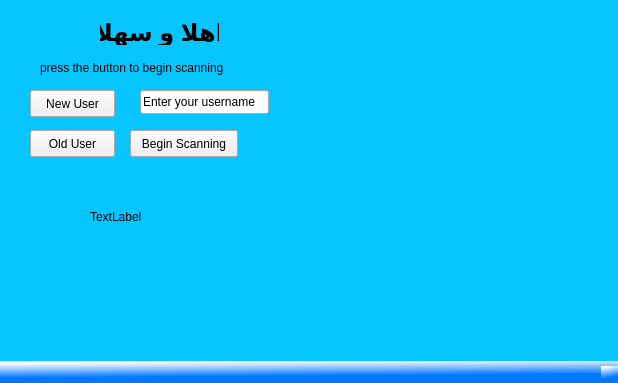
<?xml version="1.0" encoding="UTF-8"?>
<ui version="4.0">
 <class>MainWindow</class>
 <widget class="QMainWindow" name="MainWindow">
  <property name="geometry">
   <rect>
    <x>0</x>
    <y>0</y>
    <width>618</width>
    <height>383</height>
   </rect>
  </property>
  <property name="windowTitle">
   <string>MainWindow</string>
  </property>
  <property name="styleSheet">
   <string notr="true">QMainWindow
{
	background-color:rgb(7, 197, 255)
}</string>
  </property>
  <widget class="QWidget" name="centralwidget">
   <property name="styleSheet">
    <string notr="true"/>
   </property>
   <widget class="QLabel" name="status_info">
    <property name="geometry">
     <rect>
      <x>90</x>
      <y>210</y>
      <width>58</width>
      <height>14</height>
     </rect>
    </property>
    <property name="text">
     <string>TextLabel</string>
    </property>
   </widget>
   <widget class="QLabel" name="description">
    <property name="geometry">
     <rect>
      <x>40</x>
      <y>60</y>
      <width>205</width>
      <height>16</height>
     </rect>
    </property>
    <property name="text">
     <string>press the button to begin scanning</string>
    </property>
   </widget>
   <widget class="QLabel" name="welcome_sign">
    <property name="geometry">
     <rect>
      <x>100</x>
      <y>20</y>
      <width>119</width>
      <height>25</height>
     </rect>
    </property>
    <property name="font">
     <font>
      <pointsize>18</pointsize>
      <weight>75</weight>
      <bold>true</bold>
     </font>
    </property>
    <property name="text">
     <string>اهلا و سهلا</string>
    </property>
    <property name="alignment">
     <set>Qt::AlignCenter</set>
    </property>
   </widget>
   <widget class="QLineEdit" name="username_entry">
    <property name="geometry">
     <rect>
      <x>140</x>
      <y>90</y>
      <width>129</width>
      <height>24</height>
     </rect>
    </property>
    <property name="text">
     <string>Enter your username</string>
    </property>
   </widget>
   <widget class="QPushButton" name="old_user">
    <property name="geometry">
     <rect>
      <x>30</x>
      <y>130</y>
      <width>85</width>
      <height>27</height>
     </rect>
    </property>
    <property name="text">
     <string>Old User</string>
    </property>
    <property name="checkable">
     <bool>false</bool>
    </property>
   </widget>
   <widget class="QPushButton" name="scan">
    <property name="geometry">
     <rect>
      <x>130</x>
      <y>130</y>
      <width>108</width>
      <height>27</height>
     </rect>
    </property>
    <property name="text">
     <string>Begin Scanning</string>
    </property>
    <property name="checkable">
     <bool>false</bool>
    </property>
   </widget>
   <widget class="QPushButton" name="new_user">
    <property name="geometry">
     <rect>
      <x>30</x>
      <y>90</y>
      <width>85</width>
      <height>27</height>
     </rect>
    </property>
    <property name="text">
     <string>New User</string>
    </property>
    <property name="checkable">
     <bool>false</bool>
    </property>
   </widget>
  </widget>
  <widget class="QMenuBar" name="menubar">
   <property name="enabled">
    <bool>false</bool>
   </property>
   <property name="geometry">
    <rect>
     <x>0</x>
     <y>0</y>
     <width>618</width>
     <height>22</height>
    </rect>
   </property>
  </widget>
  <widget class="QStatusBar" name="statusbar">
   <property name="styleSheet">
    <string notr="true">
background-color: qlineargradient(spread:reflect, x1:0.6, y1:1, x2:0.4, y2:0, stop:0.328283 rgba(0, 120, 255, 254), stop:0.979798 rgba(255, 255, 255, 255))
</string>
   </property>
  </widget>
 </widget>
 <resources/>
 <connections/>
</ui>
